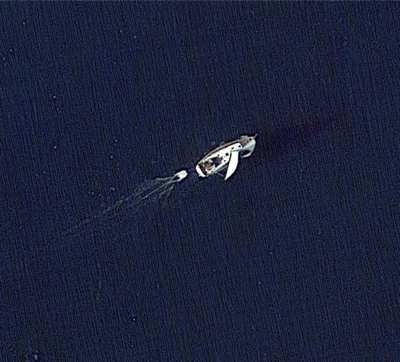
#> input picture images/boat1.png, 400 x 362 px; its folder holds 4 pictures in this run
$ python analyze_resolutions.py
#> lines starting #> are read from the running program, lines starting #| are printed output that depends on the picture
import os
from collections import Counter
from PIL import Image
import matplotlib.pyplot as plt

# Path to the images folder
images_dir = "images"

# List to store resolutions
pixel_counts = []

# Iterate over all files in the images directory
for filename in os.listdir(images_dir):
    if filename.lower().endswith(('.png', '.jpg', '.jpeg', '.bmp', '.gif')):
        img_path = os.path.join(images_dir, filename)
        with Image.open(img_path) as img:
#> img is the input picture: PIL image 400x362 RGBA; mean R, G, B, A 27.5, 33, 57.9, 254.9
            w, h = img.size
#> w = 400; h = 362
            pixel_counts.append(w * h)

# Define bins (in pixels)
bins = [
    (0, 90_000, "<0.09MP"),
    (90_000, 120_000, "0.09-0.12MP"),
    (120_000, 160_000, "0.12-0.16MP"),
    (160_000, 250_000, "0.16-0.25MP"),
    (250_000, 300_000, "0.25-0.30MP"),
    (300_000, 360_000, "0.30-0.36MP"),
]
#> bins = [(0, 90000, '<0.09MP'), (90000, 120000, '0.09-0.12MP'), (120000, 160000, '0.12-0.16MP'), (160000, 250000, '0.16-0.25MP'), (250000, 300000, '0.25-0.30MP'), (300000, 360000, '0.30-0.36MP')]

# Group counts by bins
bin_counts = Counter()
for count in pixel_counts:
    for low, high, label in bins:
        if low <= count < high:
            bin_counts[label] += 1
            break

# Prepare data for plotting
labels = [label for _, _, label in bins]
#> labels = ['<0.09MP', '0.09-0.12MP', '0.12-0.16MP', '0.16-0.25MP', '0.25-0.30MP', '0.30-0.36MP']
counts = [bin_counts[label] for label in labels]

# Plot
plt.figure(figsize=(8, 6))
plt.bar(labels, counts)
plt.xlabel('Image Size (Megapixels)')
plt.ylabel('Number of Images')
plt.title('Number of Images Grouped by Size')
plt.tight_layout()
plt.show()
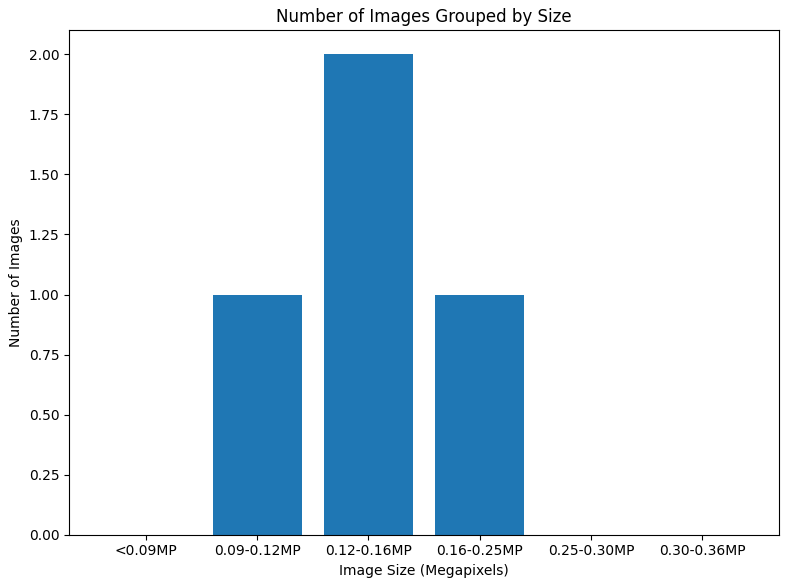
#> figure drawn by matplotlib, 1 panel; tallest bar 2 high, from x = 1.6 to 2.4
